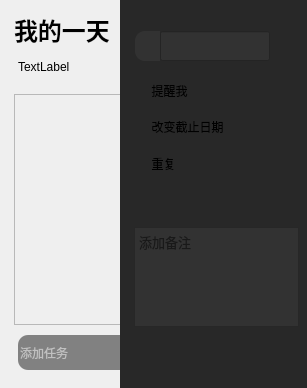
<?xml version="1.0" encoding="UTF-8"?>
<ui version="4.0">
 <class>smallwidget</class>
 <widget class="QWidget" name="smallwidget">
  <property name="geometry">
   <rect>
    <x>0</x>
    <y>0</y>
    <width>307</width>
    <height>388</height>
   </rect>
  </property>
  <property name="windowTitle">
   <string>Form</string>
  </property>
  <widget class="QWidget" name="maincontextphoto" native="true">
   <property name="geometry">
    <rect>
     <x>-8</x>
     <y>-1</y>
     <width>432</width>
     <height>393</height>
    </rect>
   </property>
   <property name="autoFillBackground">
    <bool>false</bool>
   </property>
   <property name="styleSheet">
    <string notr="true">QWidget#maincontextphoto
{
border-image: url(:/Themes/Assets/Themes/backgrounds/beach/2560x1600.jpg) 0 0 0 0 stretch stretch;
}</string>
   </property>
   <widget class="QLineEdit" name="addtodo">
    <property name="geometry">
     <rect>
      <x>26</x>
      <y>336</y>
      <width>260</width>
      <height>35</height>
     </rect>
    </property>
    <property name="styleSheet">
     <string notr="true">QLineEdit {
            background-color: rgba(0, 0, 0, 180);
 border-radius: 10px;
        }
QLineEdit:focus {
            background-color: rgba(50, 50,50, 180);
        }
QLineEdit:!focus:!hover {
             background-color: rgba(20, 20, 20, 128);
			color: white

        }</string>
    </property>
    <property name="text">
     <string/>
    </property>
    <property name="frame">
     <bool>false</bool>
    </property>
    <property name="placeholderText">
     <string>添加任务</string>
    </property>
    <property name="cursorMoveStyle">
     <enum>Qt::CursorMoveStyle::LogicalMoveStyle</enum>
    </property>
    <property name="clearButtonEnabled">
     <bool>false</bool>
    </property>
   </widget>
   <widget class="QToolButton" name="TodotimesetButton">
    <property name="geometry">
     <rect>
      <x>245</x>
      <y>335</y>
      <width>20</width>
      <height>40</height>
     </rect>
    </property>
    <property name="styleSheet">
     <string notr="true">background:transparent;
 border-radius: 10px;</string>
    </property>
    <property name="text">
     <string/>
    </property>
    <property name="icon">
     <iconset resource="res.qrc">
      <normaloff>:/Themes/Assets/alarm.svg</normaloff>:/Themes/Assets/alarm.svg</iconset>
    </property>
    <property name="iconSize">
     <size>
      <width>15</width>
      <height>15</height>
     </size>
    </property>
    <property name="popupMode">
     <enum>QToolButton::ToolButtonPopupMode::InstantPopup</enum>
    </property>
   </widget>
   <widget class="QScrollArea" name="TodoList">
    <property name="geometry">
     <rect>
      <x>22</x>
      <y>95</y>
      <width>252</width>
      <height>231</height>
     </rect>
    </property>
    <property name="verticalScrollBarPolicy">
     <enum>Qt::ScrollBarPolicy::ScrollBarAlwaysOff</enum>
    </property>
    <property name="horizontalScrollBarPolicy">
     <enum>Qt::ScrollBarPolicy::ScrollBarAlwaysOff</enum>
    </property>
    <property name="widgetResizable">
     <bool>true</bool>
    </property>
    <property name="alignment">
     <set>Qt::AlignmentFlag::AlignLeading|Qt::AlignmentFlag::AlignLeft|Qt::AlignmentFlag::AlignTop</set>
    </property>
    <widget class="QWidget" name="TodoListContent">
     <property name="geometry">
      <rect>
       <x>0</x>
       <y>0</y>
       <width>250</width>
       <height>229</height>
      </rect>
     </property>
    </widget>
   </widget>
   <widget class="QLabel" name="MydayLabel">
    <property name="geometry">
     <rect>
      <x>22</x>
      <y>15</y>
      <width>131</width>
      <height>31</height>
     </rect>
    </property>
    <property name="font">
     <font>
      <family>微软雅黑</family>
      <pointsize>18</pointsize>
      <bold>true</bold>
      <stylestrategy>PreferAntialias</stylestrategy>
     </font>
    </property>
    <property name="text">
     <string>我的一天</string>
    </property>
    <property name="textFormat">
     <enum>Qt::TextFormat::PlainText</enum>
    </property>
   </widget>
   <widget class="QLabel" name="MydayDateLabel">
    <property name="geometry">
     <rect>
      <x>26</x>
      <y>60</y>
      <width>121</width>
      <height>16</height>
     </rect>
    </property>
    <property name="text">
     <string>TextLabel</string>
    </property>
   </widget>
   <widget class="QToolButton" name="TododatesetButton">
    <property name="geometry">
     <rect>
      <x>225</x>
      <y>335</y>
      <width>20</width>
      <height>40</height>
     </rect>
    </property>
    <property name="styleSheet">
     <string notr="true">background:transparent;
 border-radius: 10px;
</string>
    </property>
    <property name="text">
     <string/>
    </property>
    <property name="icon">
     <iconset resource="res.qrc">
      <normaloff>:/Themes/Assets/canlendar.svg</normaloff>:/Themes/Assets/canlendar.svg</iconset>
    </property>
    <property name="iconSize">
     <size>
      <width>14</width>
      <height>14</height>
     </size>
    </property>
    <property name="popupMode">
     <enum>QToolButton::ToolButtonPopupMode::InstantPopup</enum>
    </property>
    <property name="autoRaise">
     <bool>true</bool>
    </property>
   </widget>
   <widget class="QToolButton" name="TodorepeatButton">
    <property name="geometry">
     <rect>
      <x>265</x>
      <y>335</y>
      <width>20</width>
      <height>40</height>
     </rect>
    </property>
    <property name="styleSheet">
     <string notr="true">background:transparent;
 border-radius: 10px;
</string>
    </property>
    <property name="text">
     <string/>
    </property>
    <property name="icon">
     <iconset resource="res.qrc">
      <normaloff>:/Themes/Assets/repeat.svg</normaloff>:/Themes/Assets/repeat.svg</iconset>
    </property>
    <property name="iconSize">
     <size>
      <width>15</width>
      <height>15</height>
     </size>
    </property>
    <property name="popupMode">
     <enum>QToolButton::ToolButtonPopupMode::InstantPopup</enum>
    </property>
   </widget>
   <widget class="QLabel" name="infolabel">
    <property name="geometry">
     <rect>
      <x>215</x>
      <y>335</y>
      <width>43</width>
      <height>40</height>
     </rect>
    </property>
    <property name="text">
     <string>TextLabel</string>
    </property>
   </widget>
   <widget class="QLabel" name="repeatinfolabel">
    <property name="geometry">
     <rect>
      <x>170</x>
      <y>335</y>
      <width>40</width>
      <height>40</height>
     </rect>
    </property>
    <property name="text">
     <string>TextLabel</string>
    </property>
   </widget>
   <widget class="QWidget" name="edit_widget" native="true">
    <property name="enabled">
     <bool>true</bool>
    </property>
    <property name="geometry">
     <rect>
      <x>128</x>
      <y>0</y>
      <width>196</width>
      <height>391</height>
     </rect>
    </property>
    <property name="focusPolicy">
     <enum>Qt::FocusPolicy::StrongFocus</enum>
    </property>
    <property name="styleSheet">
     <string notr="true">background-color: rgba(40, 40, 40, 255);</string>
    </property>
    <widget class="QPushButton" name="set_todo_finished">
     <property name="geometry">
      <rect>
       <x>15</x>
       <y>32</y>
       <width>25</width>
       <height>30</height>
      </rect>
     </property>
     <property name="styleSheet">
      <string notr="true">QPushButton { 
background-color: rgba(50, 50, 50, 255);


                              color: white; /* 文字颜色为白色 */ 
                              border: none; /* 去掉边框 */ 
                              border-bottom-left-radius: 10px;
                              border-top-left-radius: 10px;
                              icon: url(:/Themes/Assets/circle-large.svg); /* 正常状态图标 */ 
                              padding-left: 5px;
text-align: left; /* 文字居左 */ 
}
                   
QPushButton:hover 
{ 
                              background-color: rgba(0, 0, 0, 128); /* 悬浮时背景颜色变深 */ 
                              icon: url(:/Themes/Assets/circle-check.svg); /* 正常状态图标 */ 
}


                            </string>
     </property>
     <property name="text">
      <string/>
     </property>
     <property name="iconSize">
      <size>
       <width>12</width>
       <height>12</height>
      </size>
     </property>
     <property name="flat">
      <bool>true</bool>
     </property>
    </widget>
    <widget class="QLineEdit" name="edit_todo_title">
     <property name="geometry">
      <rect>
       <x>40</x>
       <y>32</y>
       <width>110</width>
       <height>30</height>
      </rect>
     </property>
     <property name="font">
      <font>
       <pointsize>11</pointsize>
      </font>
     </property>
     <property name="styleSheet">
      <string notr="true">background-color: rgba(50, 50, 50, 255);</string>
     </property>
    </widget>
    <widget class="QPushButton" name="set_todo_important">
     <property name="geometry">
      <rect>
       <x>150</x>
       <y>32</y>
       <width>25</width>
       <height>30</height>
      </rect>
     </property>
     <property name="styleSheet">
      <string notr="true">background-color: rgba(50, 50, 50, 255);</string>
     </property>
     <property name="text">
      <string/>
     </property>
     <property name="icon">
      <iconset resource="res.qrc">
       <normaloff>:/Themes/Assets/JumpList/dark/Imp_dark_256.png</normaloff>:/Themes/Assets/JumpList/dark/Imp_dark_256.png</iconset>
     </property>
     <property name="iconSize">
      <size>
       <width>20</width>
       <height>20</height>
      </size>
     </property>
     <property name="flat">
      <bool>true</bool>
     </property>
    </widget>
    <widget class="QWidget" name="verticalLayoutWidget_2">
     <property name="geometry">
      <rect>
       <x>14</x>
       <y>73</y>
       <width>162</width>
       <height>147</height>
      </rect>
     </property>
     <layout class="QVBoxLayout" name="verticalLayout_2">
      <property name="spacing">
       <number>0</number>
      </property>
      <item>
       <widget class="QPushButton" name="reset_todo_time">
        <property name="minimumSize">
         <size>
          <width>0</width>
          <height>25</height>
         </size>
        </property>
        <property name="baseSize">
         <size>
          <width>0</width>
          <height>0</height>
         </size>
        </property>
        <property name="styleSheet">
         <string notr="true">background-color: rgba(50, 50, 50, 255);
text-align: left;
padding: 10px;</string>
        </property>
        <property name="text">
         <string>  提醒我</string>
        </property>
        <property name="icon">
         <iconset resource="res.qrc">
          <normaloff>:/Themes/Assets/alarm.svg</normaloff>:/Themes/Assets/alarm.svg</iconset>
        </property>
        <property name="flat">
         <bool>true</bool>
        </property>
       </widget>
      </item>
      <item>
       <widget class="QPushButton" name="reset_todo_date">
        <property name="minimumSize">
         <size>
          <width>0</width>
          <height>25</height>
         </size>
        </property>
        <property name="baseSize">
         <size>
          <width>0</width>
          <height>0</height>
         </size>
        </property>
        <property name="styleSheet">
         <string notr="true">background-color: rgba(50, 50, 50, 255);
text-align: left;
padding: 10px;</string>
        </property>
        <property name="text">
         <string>  改变截止日期</string>
        </property>
        <property name="icon">
         <iconset resource="res.qrc">
          <normaloff>:/Themes/Assets/canlendar.svg</normaloff>:/Themes/Assets/canlendar.svg</iconset>
        </property>
        <property name="flat">
         <bool>true</bool>
        </property>
       </widget>
      </item>
      <item>
       <widget class="QPushButton" name="reset_todo_repeat">
        <property name="minimumSize">
         <size>
          <width>0</width>
          <height>25</height>
         </size>
        </property>
        <property name="baseSize">
         <size>
          <width>0</width>
          <height>0</height>
         </size>
        </property>
        <property name="styleSheet">
         <string notr="true">background-color: rgba(50, 50, 50, 255);
text-align: left;
padding: 10px;
</string>
        </property>
        <property name="text">
         <string>  重复</string>
        </property>
        <property name="icon">
         <iconset resource="res.qrc">
          <normaloff>:/Themes/Assets/repeat.svg</normaloff>:/Themes/Assets/repeat.svg</iconset>
        </property>
        <property name="flat">
         <bool>true</bool>
        </property>
       </widget>
      </item>
      <item>
       <spacer name="verticalSpacer_2">
        <property name="orientation">
         <enum>Qt::Orientation::Vertical</enum>
        </property>
        <property name="sizeHint" stdset="0">
         <size>
          <width>20</width>
          <height>40</height>
         </size>
        </property>
       </spacer>
      </item>
     </layout>
    </widget>
    <widget class="QTextEdit" name="add_todo_info">
     <property name="geometry">
      <rect>
       <x>14</x>
       <y>228</y>
       <width>165</width>
       <height>100</height>
      </rect>
     </property>
     <property name="font">
      <font>
       <pointsize>10</pointsize>
      </font>
     </property>
     <property name="styleSheet">
      <string notr="true">background-color: rgba(50, 50, 50, 255);</string>
     </property>
     <property name="placeholderText">
      <string>添加备注</string>
     </property>
    </widget>
    <widget class="QPushButton" name="close_edit_button">
     <property name="geometry">
      <rect>
       <x>160</x>
       <y>0</y>
       <width>30</width>
       <height>30</height>
      </rect>
     </property>
     <property name="styleSheet">
      <string notr="true">background-color: transparent;</string>
     </property>
     <property name="text">
      <string/>
     </property>
     <property name="icon">
      <iconset theme="QIcon::ThemeIcon::EditClear"/>
     </property>
     <property name="flat">
      <bool>true</bool>
     </property>
    </widget>
    <widget class="QPushButton" name="delete_todo">
     <property name="geometry">
      <rect>
       <x>151</x>
       <y>359</y>
       <width>33</width>
       <height>26</height>
      </rect>
     </property>
     <property name="styleSheet">
      <string notr="true">background-color: transparent;</string>
     </property>
     <property name="text">
      <string/>
     </property>
     <property name="icon">
      <iconset resource="res.qrc">
       <normaloff>:/Themes/Assets/delete.svg</normaloff>:/Themes/Assets/delete.svg</iconset>
     </property>
     <property name="flat">
      <bool>true</bool>
     </property>
    </widget>
   </widget>
   <widget class="QPushButton" name="chagesize">
    <property name="geometry">
     <rect>
      <x>259</x>
      <y>14</y>
      <width>24</width>
      <height>22</height>
     </rect>
    </property>
    <property name="styleSheet">
     <string notr="true">background-color: rgba(50, 50, 50, 255);
</string>
    </property>
    <property name="text">
     <string/>
    </property>
    <property name="icon">
     <iconset resource="res.qrc">
      <normaloff>:/Themes/Assets/smallwindow.svg</normaloff>:/Themes/Assets/smallwindow.svg</iconset>
    </property>
    <property name="iconSize">
     <size>
      <width>14</width>
      <height>14</height>
     </size>
    </property>
   </widget>
   <zorder>chagesize</zorder>
   <zorder>addtodo</zorder>
   <zorder>TodotimesetButton</zorder>
   <zorder>TodoList</zorder>
   <zorder>MydayLabel</zorder>
   <zorder>MydayDateLabel</zorder>
   <zorder>TododatesetButton</zorder>
   <zorder>TodorepeatButton</zorder>
   <zorder>infolabel</zorder>
   <zorder>repeatinfolabel</zorder>
   <zorder>edit_widget</zorder>
  </widget>
 </widget>
 <resources>
  <include location="res.qrc"/>
 </resources>
 <connections/>
</ui>
